Frame 1 (no input): blank canvas, image omitted
Frame 60 (the mouse pressed at the canvas centre just before this capture): blank canvas, image omitted
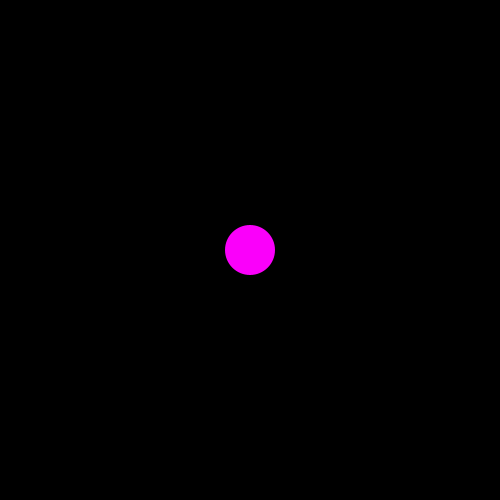
Frame 120 (the mouse held since frame 60 and released just before this capture)

The Processing sketch whose frames 1 and 60 were blank and that drew this single picture after the mouse press (run headless with seeded random() and noise(); from frame 60 on, the mouse is pressed at the canvas centre):

// Processing sketch: Peek_A_Boo
// ── Peek_A_Boo.pde
void setup () {
  size (500,500);
  noCursor();
}

void draw () {
  background(0);
  if (mouseX>width/5 && mouseX<4*width/5 && mouseY>height/4 && mouseY<3*height/4) {
   noStroke();
   fill(mouseX,0,mouseY);
  ellipse(mouseX,mouseY,50,50);
  }
}
